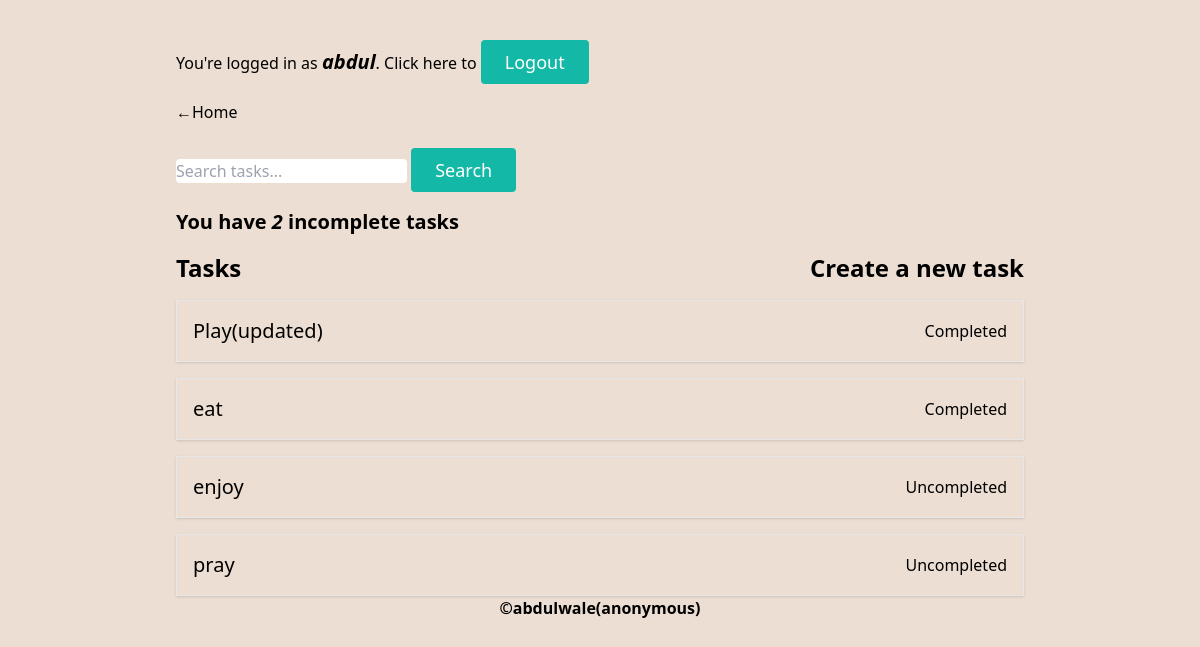
Screenshot of /todo-app/ (signed in) with the database file from the repository.
### todo_app/models.py (models this page shows)
class Task(models.Model):
    user = models.ForeignKey(User, on_delete=models.CASCADE)
    title = models.CharField(max_length=25)
    description = models.TextField()
    created_at = models.DateTimeField(auto_now_add=True)
    is_completed = models.BooleanField(default=False)
    updated = models.DateTimeField(auto_now=True)
    class Meta:
        ordering = ['-is_completed']
    def __str__(self):
        return self.title

### todo_app/views.py (the view)
# urls.py: path('', homePage, name="home-page"),
@login_required
def homePage(request):
    q = request.GET.get('q', None)
    if q is None or q is "":
        tasks = Task.objects.filter(user=request.user)
    elif q is not None:
        tasks = Task.objects.filter(user=request.user, title__icontains=q)
    count = Task.objects.filter(user=request.user, is_completed=False).count()
    return render(request, 'todo_app/homepage.html', {'tasks':tasks, 'count':count})

### todo_app/templates/todo_app/homepage.html
{% extends "todo_app/base.html" %} {% block title %}Tasks{% endblock %}
{% block content %}
<a href="{% url 'land-page' %}">&larr;Home</a>
<nav>
  <div class="flex justify-between items-center">
    <form action="" method="get">
      <input
        type="text"
        id="q"
        name="q"
        value="{{ request.GET.q }}"
        placeholder="Search tasks..."
        aria-label="Search"
        class="rounded"
      />
      <button
        class="mt-6 inline-flex text-white bg-teal-500 border-0 py-2 px-6 focus:outline-none hover:bg-teal-600 rounded text-lg"
        type="submit"
      >
        Search
      </button>
    </form>
  </div>
</nav>
<h3 class="mt-4 mb-4 text-xl font-bold">
  You have <em>{{count}}</em> incomplete tasks
</h3>
<div class="flex mb-4 mt-4 font-bold text-2xl justify-between items-center">
  <h2>Tasks</h2>
  <a class="items-end" href="{% url 'todo-app:create-page' %}"
    >Create a new task</a
  >
</div>
<ul class="space-y-4">
  {% for task in tasks %}
  <div
    class="flex py-4 px-4 justify-between items-center shadow border border-solid"
  >
    <div>
      <li>
        <a class="text-xl" href="{% url 'todo-app:detail-page' task.pk %}"
          >{{task}}</a
        >
      </li>
    </div>
    <div>
      {% if task.is_completed %}
      <p>Completed</p>
      {% else %}
      <p>Uncompleted</p>
      {% endif %}
    </div>
  </div>
  {% endfor %}
</ul>
{% endblock %}

### todo_app/templates/todo_app/base.html (shortened to what this page needs)
{% load static tailwind_tags %}
<!DOCTYPE html>
<html lang="en">
  <head>
    {% tailwind_css %}
  </head>
  <body class="max-h-screen bg-[#ecded3]">
    <div class="max-w-4xl p-6 px-6 mx-auto mt-4">
      <div class="mb-4">
        {% if user.is_authenticated %}
        <p>
          You're logged in as
          <em class="text-xl font-bold">{{request.user}}</em>. Click here to
          <a
            class="inline-flex text-white bg-teal-500 border-0 py-2 px-6 focus:outline-none hover:bg-teal-600 rounded text-lg"
            href="{% url 'logout' %}"
            >Logout</a
          >
        </p>
        {% endif %}
      </div>
      {% block content %} {% endblock %}
      <footer class="text-center font-bold text-black">
        &copy;<a href="https://github.com/Abdulmumin3/DJTodoApp"
          >abdulwale(anonymous)</a
        >
      </footer>
    </div>
  </body>
</html>

### rows the page displays
Task: title "Play(updated)", is_completed "Completed"
Task: title "eat", is_completed "Completed"
Task: title "enjoy", is_completed "Uncompleted"
Task: title "pray", is_completed "Uncompleted"

### other values shown
{{ request.user }} "abdul"
{{ count }} "2"
